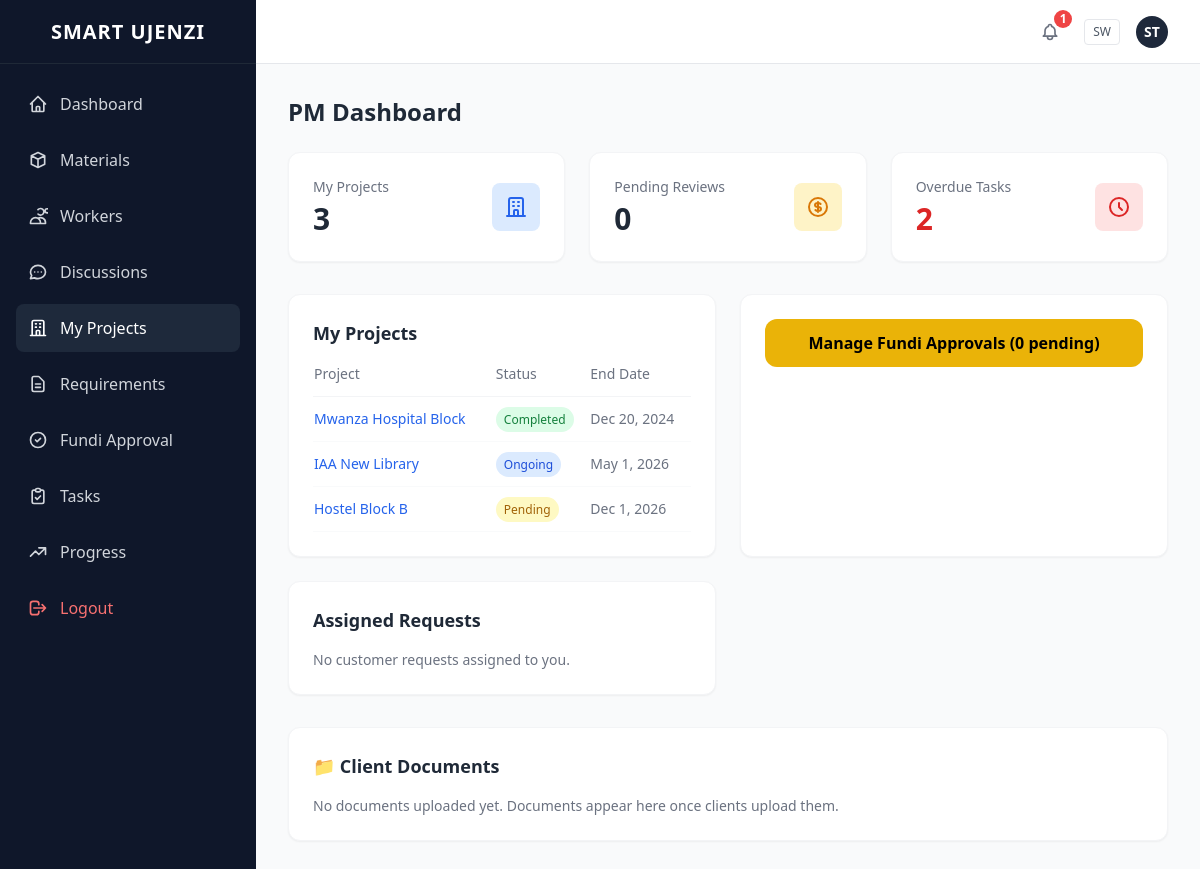
The app's page /pm/dashboard.php (signed in) with its own data.
### tables this page shows
CREATE TABLE projects (
    id INT AUTO_INCREMENT PRIMARY KEY,
    name VARCHAR(255) NOT NULL,
    description TEXT,
    status VARCHAR(50) DEFAULT 'Pending',
    project_manager_id INT,
    customer_id INT,
    start_date DATE,
    end_date DATE,
    FOREIGN KEY(project_manager_id) REFERENCES users(id)
);

### includes/config.php (called while the page is built, shortened)
<?php
function getDB(): PDO {
    static $pdo = null;
    if ($pdo === null) {
        try {
    $dsn = "mysql:host=" . DB_HOST . ";dbname=" . DB_NAME . ";charset=utf8mb4";
            $pdo = new PDO($dsn, DB_USER, DB_PASS, [
                PDO::ATTR_ERRMODE => PDO::ERRMODE_EXCEPTION,
                PDO::ATTR_DEFAULT_FETCH_MODE => PDO::FETCH_ASSOC,
            ]);
        } catch (PDOException $e) {
            if (APP_ENV === 'production') {
                die('Database connection failed. Please check your configuration.');
            }
            throw $e;
        }
    }
    return $pdo;
}

### includes/functions.php (called while the page is built, shortened)
<?php
require_once __DIR__ . '/config.php';
function runQuery(string $sql, array $params = []): array {
    $stmt = getDB()->prepare($sql);
    $stmt->execute($params);
    return $stmt->fetchAll();
}

### pm/dashboard.php (the view, shortened to what this page needs)
<?php
require_once __DIR__ . '/../includes/functions.php';
require_once __DIR__ . '/../includes/header.php';
$userId = $_SESSION['user_id'];
$projectCount = runQuery("SELECT COUNT(*) as c FROM projects WHERE project_manager_id = ?", [$userId])[0]['c'];
$pendingRequests = runQuery("SELECT COUNT(*) as c FROM users WHERE role = 'fundi' AND approved = 0")[0]['c'];
$tasksDue = runQuery("SELECT COUNT(*) as c FROM tasks t JOIN projects p ON t.project_id = p.id WHERE p.project_manager_id = ? AND t.deadline < CURDATE() AND t.status != 'Completed'", [$userId])[0]['c'];
$myProjects = runQuery("SELECT * FROM projects WHERE project_manager_id = ? ORDER BY status, start_date DESC", [$userId]);
$myRequests = runQuery("SELECT cr.*, u.name as client_name, u.email as client_email, c.name as company_name FROM customer_requests cr JOIN users u ON cr.customer_id = u.id LEFT JOIN companies c ON cr.company_id = c.id WHERE cr.assigned_pm_id = ? ORDER BY cr.id DESC", [$userId]);
?>
<div class="grid grid-cols-1 md:grid-cols-3 gap-6 mb-8">
    <div class="bg-white rounded-xl shadow-sm border border-gray-100 p-6">
        <div class="flex items-center justify-between">
            <div>
                <p class="text-sm text-gray-500">My Projects</p>
                <p class="text-3xl font-bold text-gray-800 mt-1"><?= $projectCount ?></p>
            </div>
            <div class="w-12 h-12 bg-blue-100 rounded-lg flex items-center justify-center text-blue-600">
                <svg class="w-6 h-6" fill="none" stroke="currentColor" viewBox="0 0 24 24"><path stroke-linecap="round" stroke-linejoin="round" stroke-width="2" d="M19 21V5a2 2 0 00-2-2H7a2 2 0 00-2 2v16m14 0h2m-2 0h-5m-9 0H3m2 0h5M9 7h1m-1 4h1m4-4h1m-1 4h1m-5 10v-5a1 1 0 011-1h2a1 1 0 011 1v5m-4 0h4"/></svg>
            </div>
        </div>
    </div>
    <div class="bg-white rounded-xl shadow-sm border border-gray-100 p-6">
        <div class="flex items-center justify-between">
            <div>
                <p class="text-sm text-gray-500">Pending Reviews</p>
                <p class="text-3xl font-bold text-gray-800 mt-1"><?= $pendingRequests ?></p>
            </div>
            <div class="w-12 h-12 bg-amber-100 rounded-lg flex items-center justify-center text-amber-600">
            </div>
        </div>
    </div>
    <div class="bg-white rounded-xl shadow-sm border border-gray-100 p-6">
        <div class="flex items-center justify-between">
            <div>
                <p class="text-sm text-gray-500">Overdue Tasks</p>
                <p class="text-3xl font-bold text-red-600 mt-1"><?= $tasksDue ?></p>
            </div>
            <div class="w-12 h-12 bg-red-100 rounded-lg flex items-center justify-center text-red-600">
                <svg class="w-6 h-6" fill="none" stroke="currentColor" viewBox="0 0 24 24"><path stroke-linecap="round" stroke-linejoin="round" stroke-width="2" d="M12 8v4l3 3m6-3a9 9 0 11-18 0 9 9 0 0118 0z"/></svg>
            </div>
        </div>
    </div>
</div>
<div class="grid grid-cols-1 lg:grid-cols-2 gap-6 mb-8">
    <div class="bg-white rounded-xl shadow-sm border border-gray-100 p-6">
        <h3 class="text-lg font-bold text-gray-800 mb-4">My Projects</h3>
        <?php if (empty($myProjects)): ?>
            <p class="text-gray-500 text-sm">No projects assigned to you yet.</p>
        <?php else: ?>
            <div class="overflow-x-auto">
                <table class="w-full text-sm">
                    <thead>
                        <tr class="text-left text-gray-500 border-b border-gray-100">
                            <th class="pb-3 font-medium">Project</th>
                            <th class="pb-3 font-medium">Status</th>
                            <th class="pb-3 font-medium">End Date</th>
                        </tr>
                    </thead>
                    <tbody>
                        <?php foreach ($myProjects as $p): ?>
                        <tr class="border-b border-gray-50">
                            <td class="py-3 text-gray-800 font-medium">
                                <a href="../gantt.php?project_id=<?= $p['id'] ?>" class="text-blue-600 hover:underline"><?= htmlspecialchars($p['name']) ?></a>
                            </td>
                            <td class="py-3">
                                <span class="px-2 py-1 text-xs rounded-full <?= $p['status'] === 'Completed' ? 'bg-green-100 text-green-700' : ($p['status'] === 'Ongoing' || $p['status'] === 'In Progress' ? 'bg-blue-100 text-blue-700' : ($p['status'] === 'Pending' ? 'bg-yellow-100 text-yellow-700' : 'bg-gray-100 text-gray-700')) ?>"><?= $p['status'] ?></span>
                            </td>
                            <td class="py-3 text-gray-500"><?= isset($p['end_date']) ? date('M j, Y', strtotime($p['end_date'])) : 'N/A' ?></td>
                        </tr>
                        <?php endforeach; ?>
                    </tbody>
                </table>
            </div>
        <?php endif; ?>
    </div>
    <div class="bg-white rounded-xl shadow-sm border border-gray-100 p-6 text-center">
        <a href="fundi-approve.php" class="inline-block w-full bg-yellow-500 hover:bg-yellow-600 text-black font-semibold px-6 py-3 rounded-xl transition-colors">
            Manage Fundi Approvals (<?= $pendingRequests ?> pending)
        </a>
    </div>
    <div class="bg-white rounded-xl shadow-sm border border-gray-100 p-6">
        <h3 class="text-lg font-bold text-gray-800 mb-4">Assigned Requests</h3>
        <?php if (empty($myRequests)): ?>
            <p class="text-gray-500 text-sm">No customer requests assigned to you.</p>
        <?php endif; ?>
    </div>
</div>
<?php
$clientDocs = runQuery("SELECT rd.*, cr.project_type, u.name as client_name FROM request_documents rd JOIN customer_requests cr ON rd.request_id = cr.id JOIN users u ON cr.customer_id = u.id WHERE cr.assigned_pm_id = ? ORDER BY rd.created_at DESC LIMIT 20", [$userId]);
?>
<div class="bg-white rounded-xl shadow-sm border border-gray-100 p-6">
    <h3 class="text-lg font-bold text-gray-800 mb-4">📁 Client Documents</h3>
    <?php if (empty($clientDocs)): ?>
        <p class="text-gray-500 text-sm">No documents uploaded yet. Documents appear here once clients upload them.</p>
    <?php endif; ?>
</div>
<?php require_once __DIR__ . '/../includes/footer.php'; ?>

### records on screen
projects: name "Mwanza Hospital Block", status "Completed", end_date "Dec 20, 2024"
projects: name "IAA New Library", status "Ongoing", end_date "May 1, 2026"
projects: name "Hostel Block B", status "Pending", end_date "Dec 1, 2026"

### other values on screen
$item['name'] "Dashboard"
$item['name'] "Materials"
$item['name'] "Workers"
$item['name'] "Discussions"
$item['name'] "My Projects"
$item['name'] "Requirements"
$item['name'] "Fundi Approval"
$item['name'] "Tasks"
$item['name'] "Progress"
$unreadCount "1"
substr($userName, 0, 2) "ST"
$pageTitle "PM Dashboard"
$projectCount "3"
$pendingRequests "0"
$tasksDue "2"
